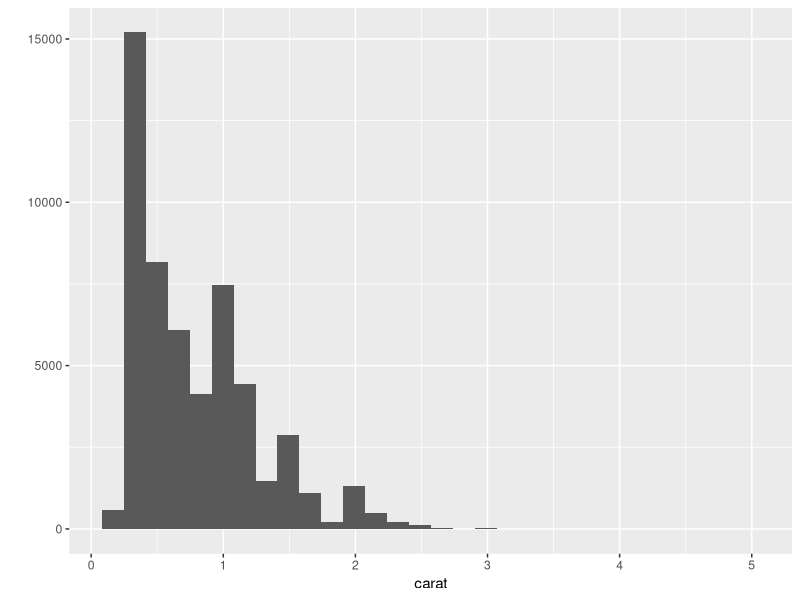
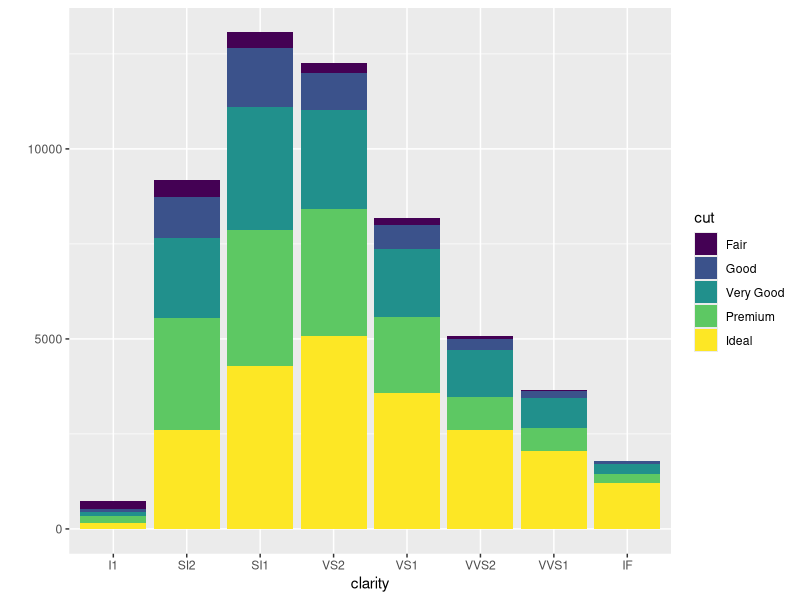
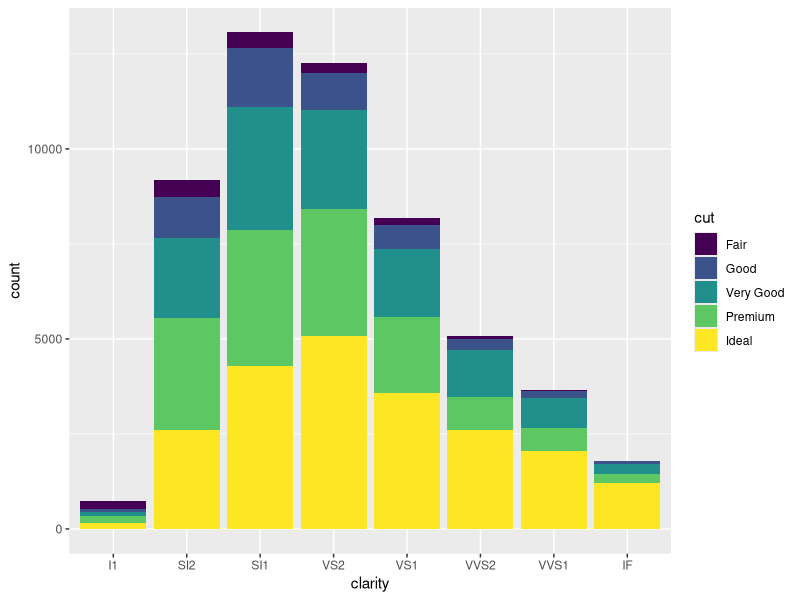
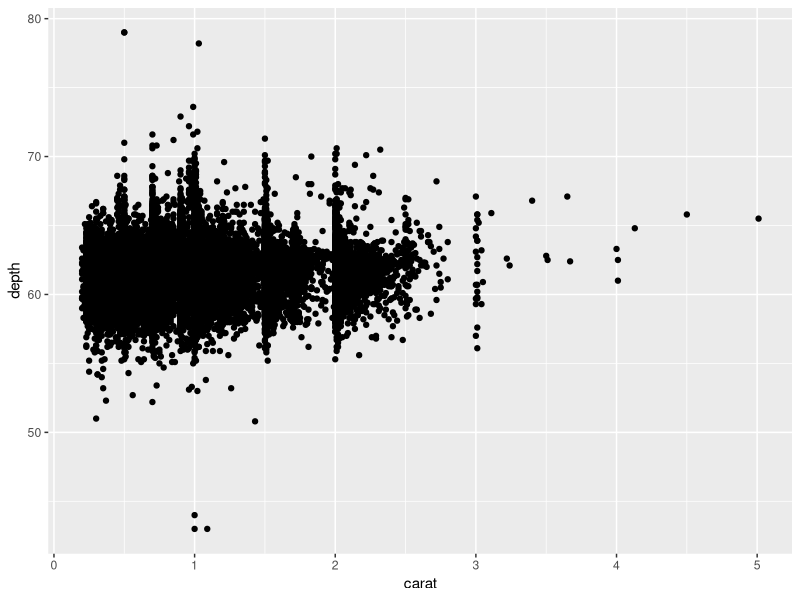
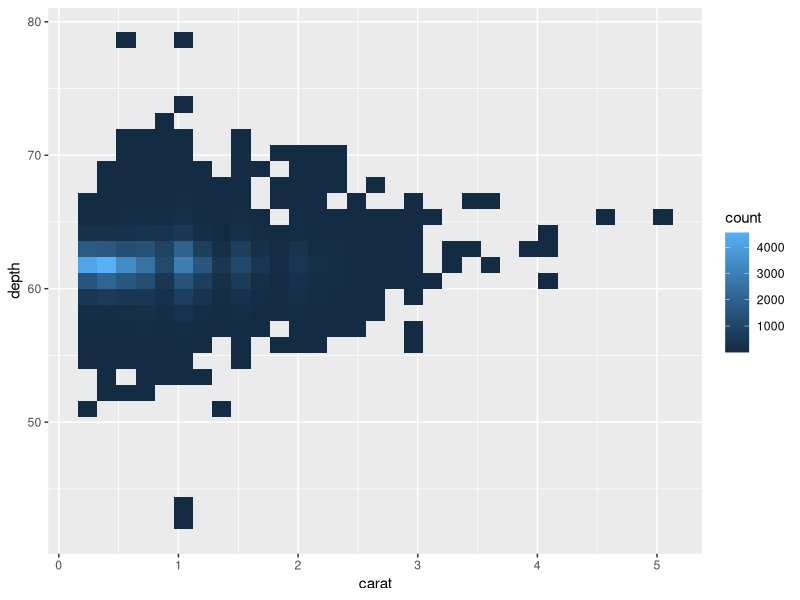
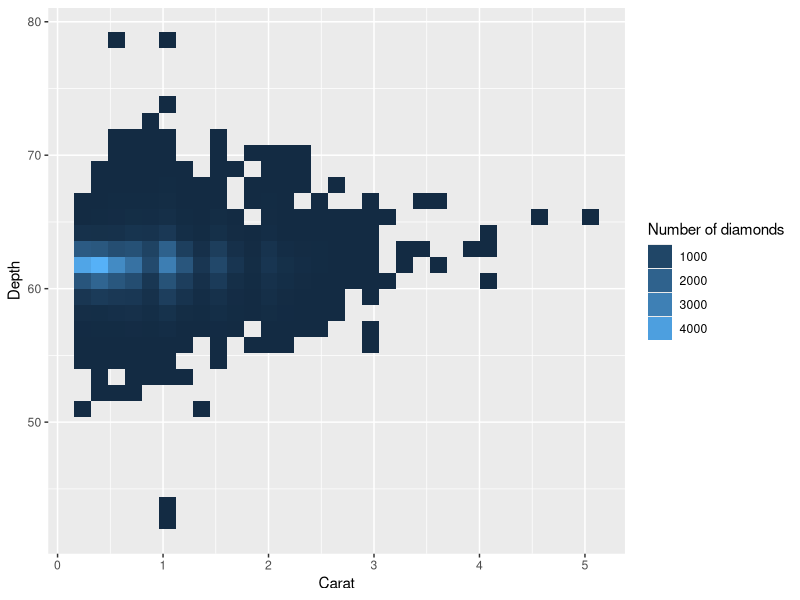
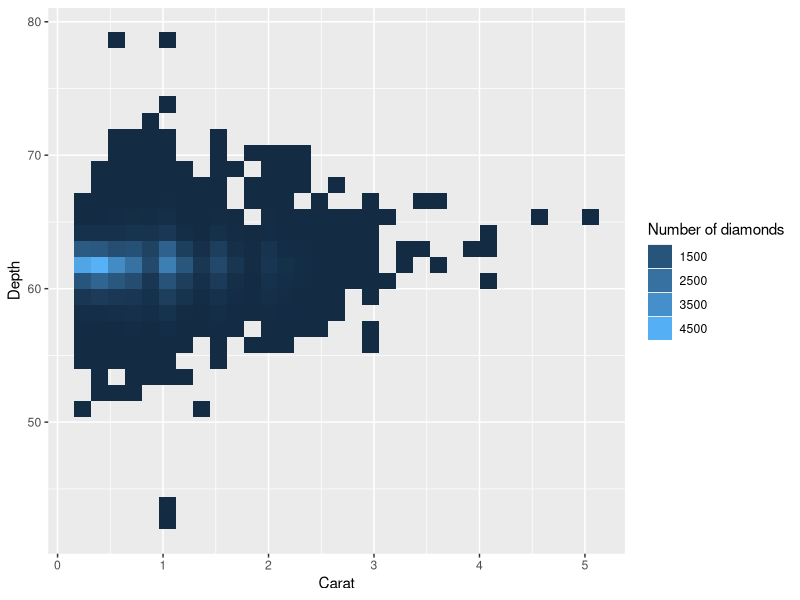
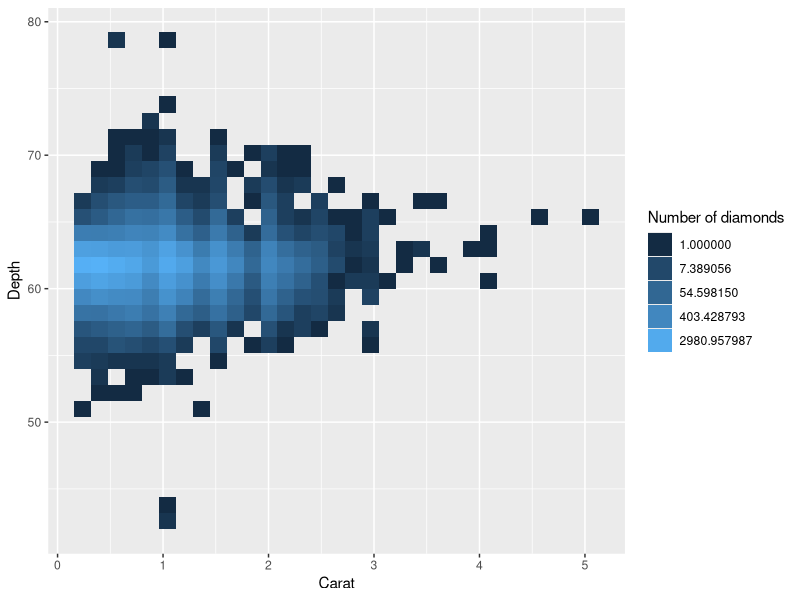

Write R code to recreate these figures, in order. (Note: this script raises an error after producing the figures.)
## ----, echo=FALSE, message=FALSE, warning=FALSE--------------------------
require(knitr)
opts_chunk$set(cache=TRUE, warning=FALSE, message=FALSE, fig.align='center')

## ------------------------------------------------------------------------
#install.packages("ggplot2")
library(ggplot2)

## ------------------------------------------------------------------------
str(diamonds)

## ----, plot.height=2-----------------------------------------------------
qplot(carat, data=diamonds)

## ----, eval=FALSE--------------------------------------------------------
## qplot(carat, data=diamonds)

## ------------------------------------------------------------------------
qplot(clarity, fill=cut, data=diamonds)

## ------------------------------------------------------------------------
p1 <- ggplot(aes(x=clarity, fill=cut), data=diamonds)

## ----, message=FALSE-----------------------------------------------------
p1 + geom_bar()

## ------------------------------------------------------------------------
p2 <- ggplot(aes(x=carat, y=depth), data=diamonds)
p2 + geom_point()

## ------------------------------------------------------------------------
p2 + geom_bin2d()

## ------------------------------------------------------------------------
p2 <- p2 + geom_bin2d()

## ------------------------------------------------------------------------
p2 <- p2 + xlab("Carat") + ylab("Depth") + 
 guides(fill=guide_legend(title="Number of diamonds"))
p2

## ------------------------------------------------------------------------
p2 + scale_fill_continuous(breaks=c(1500, 2500, 3500,4500))

## ------------------------------------------------------------------------
p2 + scale_fill_continuous(trans="log")

## ------------------------------------------------------------------------
p2 + scale_fill_continuous(trans="log", breaks=c(1,10,100,1000,5000))

## ------------------------------------------------------------------------
# install.packages("lubridate")
# install.packages("dplyr")
library(lubridate)
library(dplyr)

## ------------------------------------------------------------------------
econ <- economics
econ$date <- ymd(econ$date)
old <- filter(econ, year(date)<"1970")
old$date <- ymd(old$date)

## ------------------------------------------------------------------------
p3 <- ggplot(data=old) + geom_line(aes(x=date, y=pce))
p3

## ------------------------------------------------------------------------
# install.packages("scales") # For nicer dates
library(scales)

## ------------------------------------------------------------------------
p3 + 
  scale_x_datetime(breaks = date_breaks("6 months"), 
                   labels = date_format("%b %Y"))

## ------------------------------------------------------------------------
p3 + 
  scale_x_datetime(breaks = date_breaks("6 months"), 
                   labels = date_format("%B %y"))

